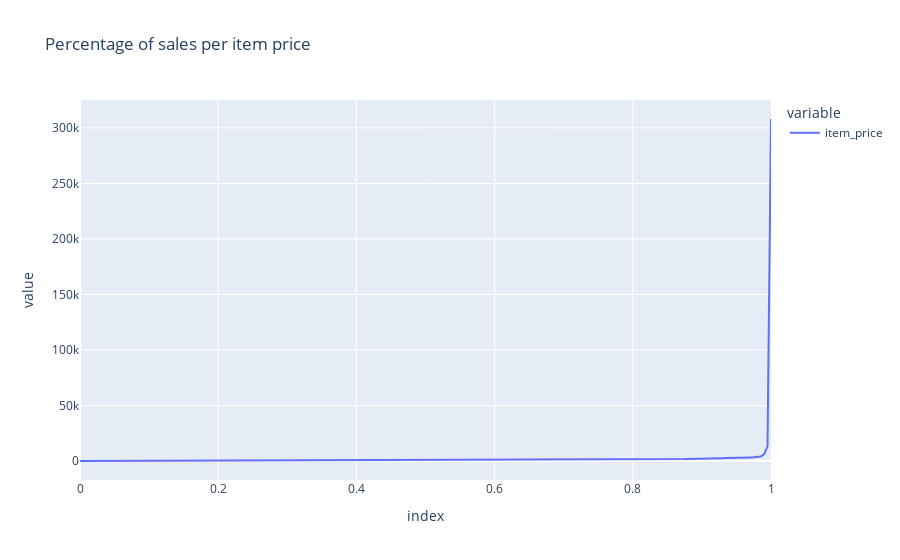

This figure's notebook cell:
### Markdown cell above
# Item Price

### Code cell
sales.item_price.quantile(np.linspace(0, 1, 200)).plot.line(
    title="Percentage of sales per item price"
)

### Figure 1 — Plotly figure (JSON) as saved in the notebook; plotly's stock layout.template omitted (floating-point values rounded to 4 significant figures; data arrays with more than 128 entries replaced by an {"elided": "..."} marker saying what was removed)
{"data": [{"hovertemplate": "variable=item_price<br>index=%{x}<br>value=%{y}<extra></extra>", "legendgroup": "item_price", "line": {"color": "#636efa", "dash": "solid"}, "mode": "lines", "name": "item_price", "orientation": "v", "showlegend": true, "type": "scatter", "x": {"elided": "200 float values"}, "xaxis": "x", "y": {"elided": "200 float values"}, "yaxis": "y"}], "layout": {"legend": {"title": {"text": "variable"}, "tracegroupgap": 0}, "title": {"text": "Percentage of sales per item price"}, "xaxis": {"anchor": "y", "domain": [0, 1], "title": {"text": "index"}}, "yaxis": {"anchor": "x", "domain": [0, 1], "title": {"text": "value"}}}}
